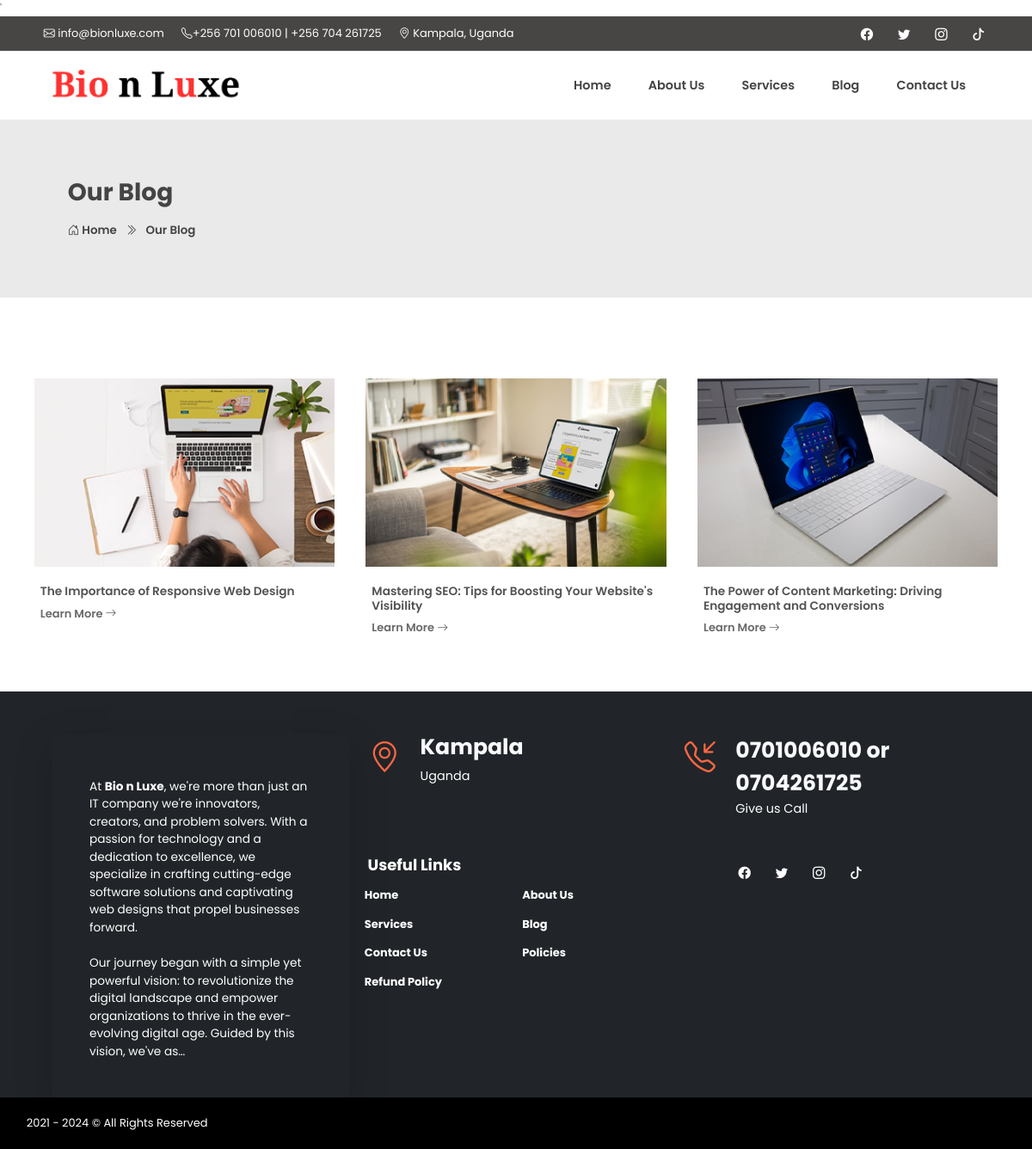
Page /blog on the committed database.
### mainApp/models.py (models this page shows, shortened)
class BlogPost(models.Model):
    title = models.CharField(max_length=200)
    image = models.ImageField(upload_to='blog_images/')
    content = SummernoteTextField()
    date_posted = models.DateTimeField(auto_now_add=True)

class About(models.Model):
    title = models.CharField(max_length=100)
    image = models.ImageField(upload_to='about/')
    description = SummernoteTextField()

### mainApp/views.py (the view)
# urls.py: path('blog', views.blog, name='blog'),
def blog(request):
    about = About.objects.first()
    blog_posts = BlogPost.objects.all()
    context = {
        'about': about,
        'blog_posts': blog_posts,
        }
    return render(request, 'blog.html',context)

### templates/blog.html (shortened to what this page needs)
{% extends 'base.html' %}
{% load static %}
{% block content%}
            <div class="page-nav no-margin row">
                <div class="container">
                    <div class="row">
                        <h2 class="text-start">Our Blog</h2>
                        <ul>
                            <li> <a href="#"><i class="bi bi-house-door"></i> Home</a></li>
                            <li><i class="bi bi-chevron-double-right pe-2"></i> Our Blog</li>
                        </ul>
                    </div>
                </div>
            </div>
            <div id="blog" class="service container-fluid px-4 bg-white py-5">
                <div class="container">
                    <div class="row mt-5">
                        {% for post in blog_posts %}
                        <div class="col-lg-4 col-md-6 mb-4">
                            <div class="serv-cove rounded bg-white p-2">
                                <img src="{{ post.image.url }}" alt="{{ post.title }}">
                                <div class="p-2">
                                    <h5 class="mt-3 fs-7 fw-bold">{{ post.title }}</h5>
                                    <span class="float-start fw-bold fs-8"> Learn More <i class="bi bi-arrow-right"></i></span>
                                </div>
                            </div>
                        </div>
                        {% endfor %}
                    </div>
                </div>
            </div>
            {% endblock %}

### templates/base.html (shortened to what this page needs)
{% load static %}
<!doctype html>
<html lang="en">
<head>
    <link rel="stylesheet" href="{% static 'assets/css/bootstrap.min.css' %}">
    <link rel="stylesheet" href="https://cdnjs.cloudflare.com/ajax/libs/animate.css/4.1.1/animate.min.css">
    <link rel="stylesheet" href="https://cdn.jsdelivr.net/npm/bootstrap-icons@1.9.1/font/bootstrap-icons.css">
    <link rel="stylesheet" href="{% static 'assets/plugins/testimonial/css/owl.carousel.min.css' %}">
    <link rel="stylesheet" href="{% static 'assets/plugins/testimonial/css/owl.theme.min.css' %}">
    <link rel="stylesheet" type="text/css" href="{% static 'assets/css/s3tyle.css' %}" />
</head>
<div class="bg-white">'
    <header class="shadow-md">
        <div class="hed-top text-white d-none d-sm-block border-bottom">
            <div class="container-xl">
                <div class="row">
                    <div class="col-lg-8 d-none d-lg-block">
                        <ul class="text-white leftlist ld fs-8">
                            <li class="float-start">
                                <i class="bi bi-envelope"></i> info@bionluxe.com
                            </li>
                            <li class="float-start">
                                <i class="bi bi-telephone"></i>+256 701 006010 | +256 704 261725
                            </li>
                            <li class="float-start">
                                <i class="bi bi-geo-alt"></i> Kampala, Uganda
                            </li>
                        </ul>
                    </div>
                    <div class="col-lg-4">
                        <ul class="text-white pt-1 float-end">
                            <a href="" style="color: white;">
                                <li class="float-start fs-6 p-3 py-2"><i class="bi bi-facebook"></i></li>
                            </a>
                            <a href="https://x.com/Bionluxetech?t=SSt3Cjn3TB0yN2sRf_KDpA&s=09" style="color: white;">
                                <li class="float-start fs-6 p-3 py-2"><i class="bi bi-twitter"></i></li>
                            </a>
                            <a href="" style="color: white;">
                                <li class="float-start fs-6 p-3 py-2"><i class="bi bi-instagram"></i></li>
                            </a>
                            <a href="" style="color: white;">
                                <li class="float-start fs-6 p-3 py-2"><i class="bi bi-tiktok"></i></li>
                            </a>
                        </ul>
                    </div>
                </div>
            </div>
        </div>
        <div id="menu-jk" class="nav-part bg-white">
            <div class="container-xl">
                <div class="row bg-white navcol p-3">
                    <div class="col-lg-4">
                        <img class="max-230" src="{% static 'assets/images/logo1.png' %}" alt="">
                    </div>
                    <div id="menu" class="col-lg-8 d-none d-lg-block">
                        <ul class="fw-bold float-end nacul fs-7">
                            <li class="float-start p-3 px-4"><a href="{% url 'index' %}">Home</a></li>
                            <li class="float-start p-3 px-4"><a href="{% url 'aboutus' %}">About Us</a></li>
                            <li class="float-start p-3 px-4"><a href="{% url 'services' %}">Services</a></li>
                            <li class="float-start p-3 px-4"><a href="{% url 'blog' %}">Blog</a></li>
                            <li class="float-start p-3 px-4"><a href="{% url 'contact' %}">Contact Us</a></li>
                        </ul>
                    </div>
                </div>
            </div>
        </div>
    </header>
    {% block content%}
    {% endblock %}
    <footer class="bg-dark text-white big-padding pb-0">
        <div class="container-xl ">
            <div class="row">
                <div class="col-md-4">
                    <div class="aboutcol bg-gray fs-7 bg-dark shadow-lg p-5">
                        <p class="mb-2">{{ about.description |safe|truncatechars:500}}</p>
                    </div>
                </div>
                <div class="col-md-8">
                    <div class="row">
                        <div class="col-md-6">
                            <div class="row">
                                <div class="col-md-2 text-center text-primary">
                                    <i class="bi fs-1  bi-geo-alt"></i>
                                </div>
                                <div class="col-md-10">
                                    <h5 class="text-light fw-bolder fs-3">Kampala</h5>
                                    <p class="fs-6">Uganda</p>
                                </div>
                            </div>
                        </div>
                        <div class="col-md-6">
                            <div class="row">
                                <div class="col-md-2 text-center text-primary">
                                    <i class="bi fs-1 bi-telephone-inbound"></i>
                                </div>
                                <div class="col-md-10">
                                    <h10 class="text-light fw-bolder fs-3">0701006010 or 0704261725</h10>
                                    <p class="fs-6">Give us Call</p>
                                </div>
                            </div>
                        </div>
                    </div>
                    <div class="row">
                        <div class="col-md-6 pt-5">
                            <h4 class="fs-5 fw-bolder text-white">Useful Links</h4>
                            <ul class="row">
                                <li class="float-start col-md-6 p-2"><a class="text-white fw-bolder"
                                        href="{% url 'index' %}"> Home</a></li>
                                <li class="float-start col-md-6 p-2"><a class="text-white fw-bolder"
                                        href="{% url 'aboutus' %}"> About Us</a></li>
                                <li class="float-start col-md-6 p-2"><a class="text-white fw-bolder"
                                        href="{% url 'services' %}"> Services</a></li>
                                <li class="float-start col-md-6 p-2"><a class="text-white fw-bolder"
                                        href="{% url 'blog' %}"> Blog</a></li>
                                <li class="float-start col-md-6 p-2"><a class="text-white fw-bolder"
                                        href="{% url 'contact' %}"> Contact Us</a></li>
                                <li class="float-start col-md-6 p-2"><a class="text-white fw-bolder" href="">
                                        Policies</a></li>
                                <li class="float-start col-md-6 p-2"><a class="text-white fw-bolder" href=""> Refund
                                        Policy</a></li>
                            </ul>
                        </div>
                        <div class="col-md-4  pt-5">
                            <ul class="text-white pt-1 float-end">
                                <a href="" style="color: white;">
                                    <li class="float-start fs-6 p-3 py-2"><i class="bi bi-facebook"></i></li>
                                </a>
                                <a href="https://x.com/Bionluxetech?t=SSt3Cjn3TB0yN2sRf_KDpA&s=09" style="color: white;">
                                    <li class="float-start fs-6 p-3 py-2"><i class="bi bi-twitter"></i></li>
                                </a>
                                <a href="" style="color: white;">
                                    <li class="float-start fs-6 p-3 py-2"><i class="bi bi-instagram"></i></li>
                                </a>
                                <a href="" style="color: white;">
                                    <li class="float-start fs-6 p-3 py-2"><i class="bi bi-tiktok"></i></li>
                                </a>
                            </ul>
                        </div>
                    </div>
                </div>
            </div>
        </div>
    </footer>
    <div class="copy">
        <div class="container">
            <a href="">2021 - {% now 'Y' %} &copy; All Rights Reserved</a>
            <span>
                <a href=""></a>
                <a href=""></a>
                <a href="https://in.pinterest.com/prabnr/pins/"></a>
                <a href="https://twitter.com/prabinraja89"></a>
                <a href="https://www.facebook.com/freewebtemplatesbysmarteye"></a>
            </span>
        </div>
    </div>
    </body>
</html>

### static/assets/css/s3tyle.css (style rules this page uses)
.text-primary { color: #FA6742 !important; }
* { margin: 0px; padding: 0px; list-style: none; }
img { max-width: 100%; }
a { text-decoration: none; outline: none; color: #444; }
ul { margin-bottom: 0; padding-left: 0; }
html, body { height: 100%; font-family: "Poppins", sans-serif; font-size: 0.9rem; }
p { margin-bottom: 0px; width: 100%; }
.no-margin { margin: 0px; }
::placeholder { color: #747f8a !important; font-size: 13px; opacity: 0.5 !important; }
.container-fluid { padding: 0px; }
h1, h2, h3, h4, h5, h6 { color: #545454; }
.page-nav { background-size: 100%; padding: 68px; text-align: center; padding-top: 68px; background-color: #eaeaea; }
.page-nav ul { float: none; margin: auto; }
.page-nav h2 { font-size: 28px; width: 100%; font-weight: 700; color: #444; }
.page-nav ul li { float: left; margin-right: 10px; margin-top: 10px; font-size: 16px; font-size: 0.93rem; font-weight: 600; color: #444; }
.page-nav ul li i { width: 30px; text-align: center; color: #444; }
.page-nav ul li a { color: #444; font-size: 0.93rem; font-weight: 600; }
.container { max-width: 1170px; }
.big-padding { padding: 50px; }
.fw-bold { font-weight: 600 !important; }
.shadow-md { box-shadow: 0 10px 15px -3px rgba(0, 0, 0, 0.07), 0 4px 6px -2px rgba(0, 0, 0, 0.05); }
.fs-7 { font-size: 0.95rem; }
.fs-8 { font-size: 0.9rem; }
.bg-gray { background: rgba(217, 217, 217, 0.25); }
.max-230 { max-width: 230px; }
.leftlist li { padding: 10px; }
.nacul li a { font-size: 1rem; }
.hed-top { background-color: rgba(47, 44, 44, 0.88); }
.copy { padding: 20px; background-color: #000000; color: #FFF; }
.copy a { color: #FFF; }
.copy span { float: right; }

### rows in the picture
BlogPost: image (picture), title "The Importance of Responsive Web Design"
BlogPost: image (picture), title "Mastering SEO: Tips for Boosting Your Website's Visibility"
BlogPost: image (picture), title "The Power of Content Marketing: Driving Engagement and Conversions"
About: description "At Bio n Luxe , we're more than just an IT company we're innovators, creators, and problem solvers. With a passion for technology and a dedication to excellence, we specialize in crafting cutting-edge software solutions and captivating web designs that propel businesses forward. Our journey began with a simple yet powerful vision: to revolutionize the digital landscape and empower organizations to thrive in the ever-evolving digital age. Guided by this vision, we've as…"
